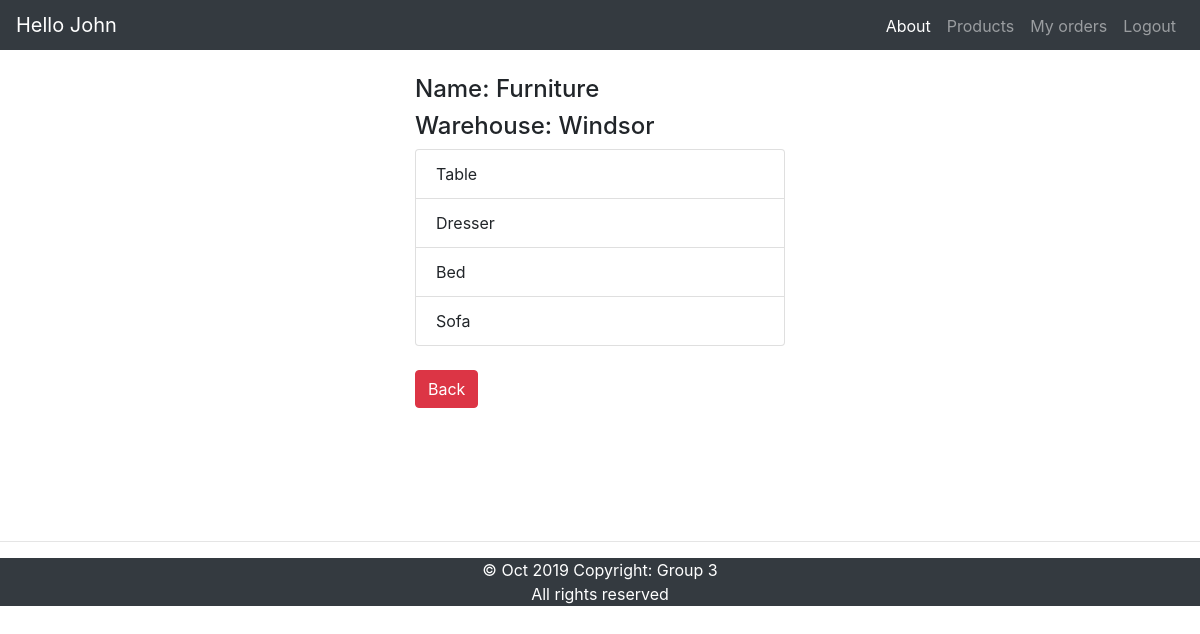
Page /myapp/detail/1 (signed in) on the committed database.
### myapp/models.py (models this page shows, shortened)
class Category(models.Model):
    name = models.CharField(max_length=200)
    warehouse = models.CharField(max_length=10, default='Windsor')
    def __str__(self):
        return self.name + ", " + self.warehouse

class Product(models.Model):
    Category = models.ForeignKey(Category, related_name='products', on_delete=models.CASCADE)
    name = models.CharField(max_length=200)
    price = models.DecimalField(max_digits=10, decimal_places=2)
    stock = models.PositiveIntegerField(default=100, validators=[MaxValueValidator(1000), MinValueValidator(0)])
    available = models.BooleanField(default=True)
    interested = models.PositiveIntegerField(default=0)
    description = models.TextField(null=True, blank=True)
    def __str__(self):
        return self.name

### myapp/views.py (the view)
# urls.py: path('detail/<int:cat_id>',views.detail,name='detail'),
def detail(request, cat_id):
    if request.session.has_key('username'):
        username = request.session['username']
        client = Client.objects.get(username=username)
        category = Category.objects.filter(id=cat_id)
        products = Product.objects.filter(Category__id=cat_id)
        print(category)
        print(products)
        return render(request, 'myapp/detail.html', {'client': client, 'category': category, 'products': products})
    else:
        request.session['url'] = 'myapp:detail'
        return redirect('myapp:login')

### myapp/templates/myapp/detail.html (shortened to what this page needs)
{% extends 'myapp/base.html' %}
    {% block myhdg %}
        Hello {{ client.first_name }}
    {% endblock %}
{% block body_block %}
    <body>
        <div class="row">
            <div class="col"></div>
            <div class="col">
                {% if category %}
                {% for cat in category %}
                    <h4>Name: {{ cat.name }}</h4>
                    <h4>Warehouse: {{ cat.warehouse }}</h4>
                {% endfor %}
                {% else %}
                    <strong>There are no available categories!</strong>
                {% endif %}
                {% if products %}
                    <ol class="list-group">
                    {% for p in products %}
                        <li class="list-group-item">{{ p.name }}</li>
                    {% endfor %}
                    </ol>
                {% else %}
                    <strong>There are no available products!</strong>
                {% endif %}
                <a class="btn btn-danger" href="{% url 'myapp:index' %}">Back</a>
            </div>
            <div class="col"></div>
        </div>
    </body>
{% endblock %}

### rows in the picture
Category: name "Furniture", warehouse "Windsor"
Product: name "Table"
Product: name "Dresser"
Product: name "Bed"
Product: name "Sofa"

### other values in the picture
{{ client.first_name }} "John"
